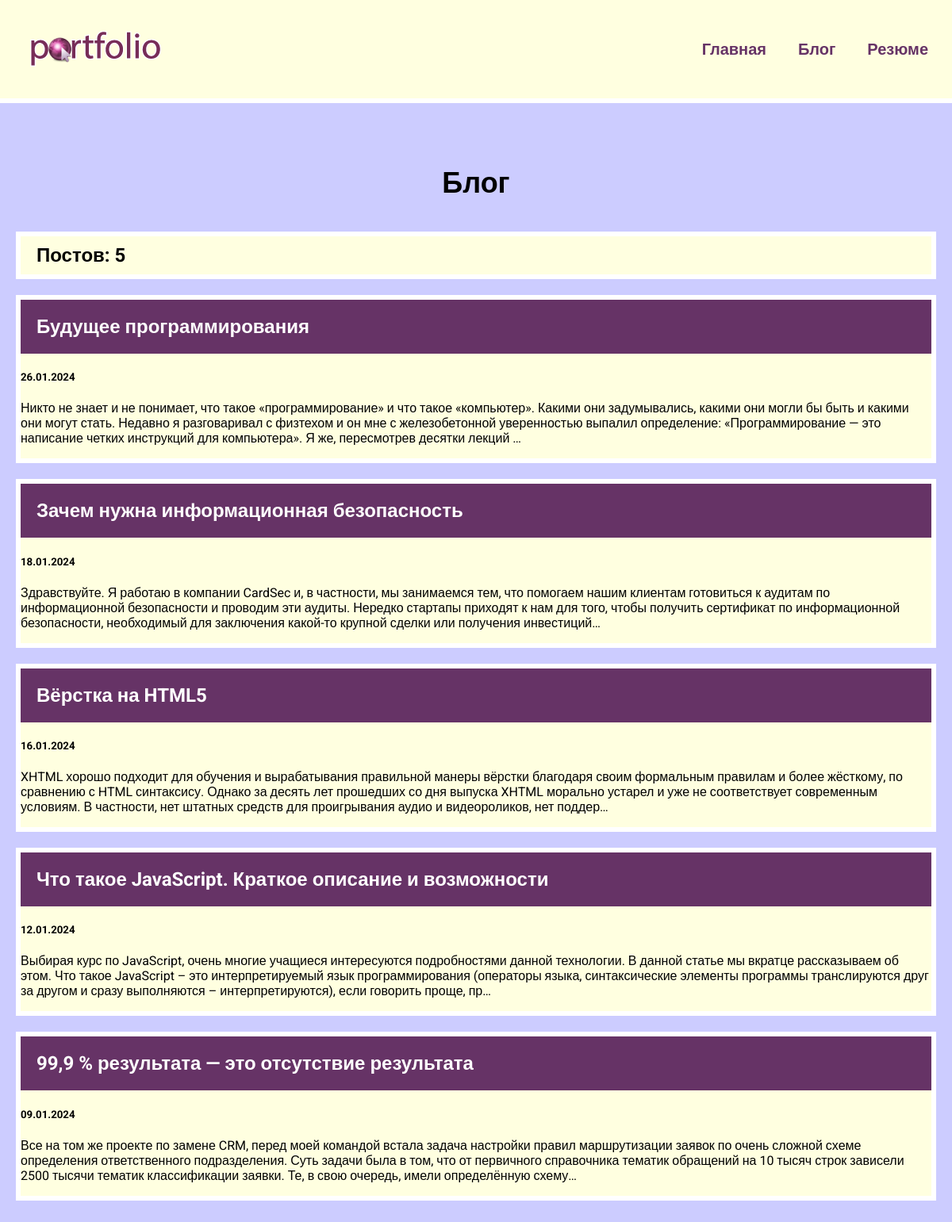
Screenshot of /blog/ with the database file from the repository.
### blog/models.py (models this page shows, shortened)
class Blog(models.Model):
    title = models.CharField(max_length=200)
    description = models.TextField()
    date = models.DateField()

### blog/views.py (the view)
# urls.py: path('', views.blogs, name="blogs"),
def blogs(request):
    blogs = Blog.objects.order_by('-date')
    return render(request, 'blog/blogs.html', {"blogs": blogs})

### blog/templates/blog/blogs.html
{% extends 'skills/base.html' %}
{% block content %}
<h1>Блог</h1>
<h2 class="count">Постов: {{ blogs.count }}</h2>
{% for blog in blogs %}
<div class="element">
    <h2 class="top"><a href="{% url 'detail' blog.id %}">{{ blog.title }}</a></h2>
    <div class="blog_text">
        <h5>{{ blog.date|date:'d.m.Y' }}</h5>
        <p>{{ blog.description|striptags|truncatechars:360 }}</p>
    </div>
</div>
{% endfor %}
{% endblock %}

### skills/static/css/style.css (style rules this page uses)
body { background: #CCCCFF; padding: 0; margin: 0; font-family: 'Roboto', sans-serif; }
.element, .count { background: lightyellow; border: 6px solid #FFF; margin: 20px 0; }
.content h1 { text-align: center; margin: 60px 0 40px; font-size: 36px; }
.top { background: #663366; margin: 0; }
.top a { color: #FFF; text-decoration: none; padding: 20px; display: block; }
.count { padding: 10px 20px; box-sizing: border-box; }

### rows the page displays
Blog: title "Будущее программирования", date "26.01.2024", description "Никто не знает и не понимает, что такое «программирование» и что такое «компьютер». Какими они задумывались, какими они могли бы быть и какими они могут стать. Недавно я разговаривал с физтехом и он мне с железобетонной уверенностью выпалил определение: «Программирование — это написание четких инструкций для компьютера». Я же, пересмотрев десятки лекций …"
Blog: title "Зачем нужна информационная безопасность", date "18.01.2024", description "Здравствуйте. Я работаю в компании CardSec и, в частности, мы занимаемся тем, что помогаем нашим клиентам готовиться к аудитам по информационной безопасности и проводим эти аудиты. Нередко стартапы приходят к нам для того, чтобы получить сертификат по информационной безопасности, необходимый для заключения какой-то крупной сделки или получения инвестиций…"
Blog: title "Вёрстка на HTML5", date "16.01.2024", description "XHTML хорошо подходит для обучения и вырабатывания правильной манеры вёрстки благодаря своим формальным правилам и более жёсткому, по сравнению с HTML синтаксису. Однако за десять лет прошедших со дня выпуска XHTML морально устарел и уже не соответствует современным условиям. В частности, нет штатных средств для проигрывания аудио и видеороликов, нет поддер…"
Blog: title "Что такое JavaScript. Краткое описание и возможности", date "12.01.2024", description "Выбирая курс по JavaScript, очень многие учащиеся интересуются подробностями данной технологии. В данной статье мы вкратце рассказываем об этом. Что такое JavaScript – это интерпретируемый язык программирования (операторы языка, синтаксические элементы программы транслируются друг за другом и сразу выполняются – интерпретируются), если говорить проще, пр…"
Blog: title "99,9 % результата — это отсутствие результата", date "09.01.2024", description "Все на том же проекте по замене CRM, перед моей командой встала задача настройки правил маршрутизации заявок по очень сложной схеме определения ответственного подразделения. Суть задачи была в том, что от первичного справочника тематик обращений на 10 тысяч строк зависели 2500 тысячи тематик классификации заявки. Те, в свою очередь, имели определённую схему…"

### other values shown
{{ blogs.count }} "5"
